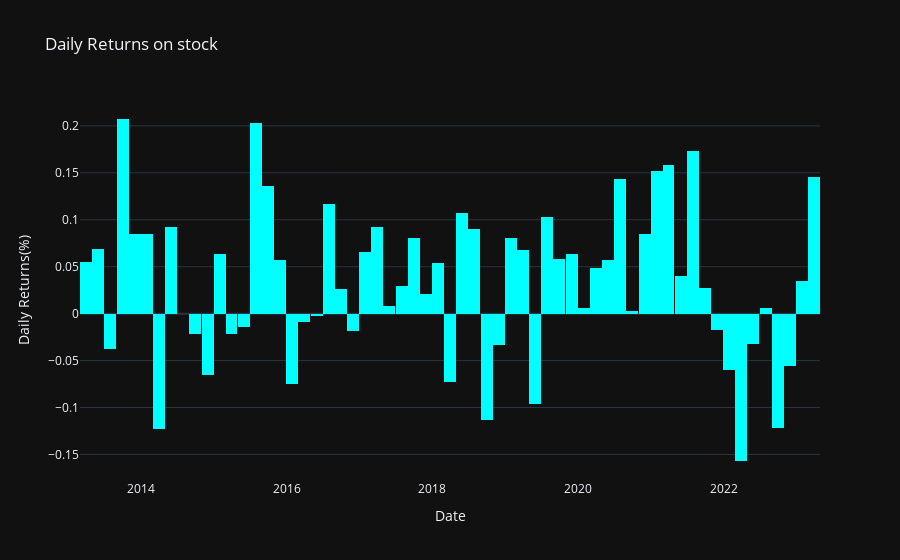

Notebook code cell kept with this figure:
### Code cell
daily_returns(df1)

### Figure 1 — Plotly figure (JSON) as saved in the notebook; plotly's stock layout.template omitted (floating-point values rounded to 4 significant figures; data arrays with more than 128 entries replaced by an {"elided": "..."} marker saying what was removed)
{"data": [{"alignmentgroup": "True", "bingroup": "x", "histfunc": "sum", "hovertemplate": "Date=%{x}<br>sum of Daily Return=%{y}<extra></extra>", "legendgroup": "", "marker": {"color": "cyan", "pattern": {"shape": ""}}, "name": "", "nbinsx": 60, "offsetgroup": "", "orientation": "v", "showlegend": false, "type": "histogram", "x": {"elided": "2510 str values"}, "xaxis": "x", "y": {"elided": "2510 float values"}, "yaxis": "y"}], "layout": {"autosize": true, "barmode": "relative", "legend": {"tracegroupgap": 0}, "title": {"text": "Daily Returns on stock"}, "xaxis": {"anchor": "y", "autorange": true, "domain": [0, 1], "range": ["2013-03-01", "2023-04-30"], "title": {"text": "Date"}, "type": "date"}, "yaxis": {"anchor": "x", "autorange": true, "domain": [0, 1], "range": [-0.1772, 0.2275], "title": {"text": "Daily Returns(%)"}, "type": "linear"}}}
